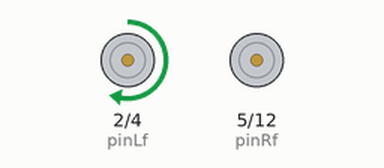
A sketch run on a simulated ESP32. On the bench: motor-driver pin pairs drawn as motors (green arrow = first pin HIGH = forward, orange = second pin HIGH = backward, longer = more drive).

Above: at 5.0 s.
At 15.0 s:
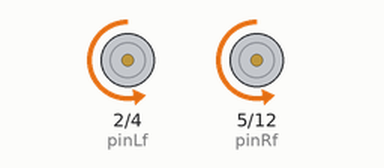
At 25.0 s:
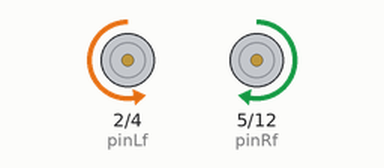
At 40.0 s:
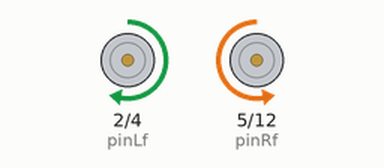
Timing chart, 0 to 52.0 s (numbered marks = the images above):
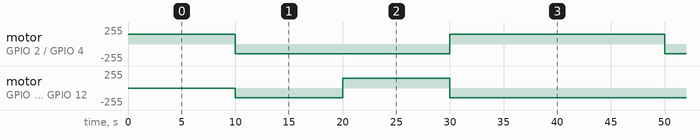

The sketch:

2W_car_speed_control.ino
```cpp
/*
  Vehicle Drive  -  by Rahul Sharma for Yolabs
  https://www.yolabs.in

  This code is to move the vehicle in front, back, left and right

   This code also helps in controling the speed

  This code deploys four pins D2,D4,D5 and D12


  https://www.yolabs.in
*/


 int pinLf = 2; //  For left motor to turn forward
 int pinLb = 4; //  for left motor to turn backward
 int pinRf = 5; // for rigtt motor to turn forward
 int pinRb = 12; // for right motor to turn backward

 int Speed = 150;

// the setup function runs once when you press reset or power the board

void setup() {
 ledcAttachPin(pinLf,0);
 ledcAttachPin(pinLb,1);
 ledcAttachPin(pinRf,2);
 ledcAttachPin(pinRb,3);

 // setup all the channlel

 ledcSetup(0,5000,8); // 0 channel, 5000 freq, 8 byte resolution
 ledcSetup(1,5000,8);
 ledcSetup(2,5000,8);
 ledcSetup(3,5000,8);

}
// the loop function runs over and over again forever
void loop() {
  forward() ;      // Move forward
  delay(10000);   // wait for given seconds
  backward();    // move backward
  delay(10000);  // wait for given seconds
  left();    // move backward
  delay(10000);  // wait for given seconds
  right();    // move backward
  delay(10000);  // wait for given seconds

}
void forward() {
  ledcWrite(0, Speed);
  ledcWrite(1, 0);
  ledcWrite(pinRf, Speed);
  ledcWrite(pinRb, 0);

}

void backward() {
  ledcWrite(0, 0);
  ledcWrite(1, Speed);
  ledcWrite(2, 0);
  ledcWrite(3, Speed);

}

void left() {
  ledcWrite(0, 0);
  ledcWrite(1, Speed);
  ledcWrite(2, Speed);
  ledcWrite(3, 0);

}
void right() {
  ledcWrite(0, Speed);
  ledcWrite(1, 0);
  ledcWrite(2, 0);
  ledcWrite(3, Speed);

}
```

Measured:
- by itself, motor on GPIO 2 (pinLf) / GPIO 4 (pinLb): repeats every 40.0 s: backward 149/255 20.0 s, forward 149/255 20.0 s
- by itself, motor on GPIO 5 (pinRf) / GPIO 12 (pinRb): repeats every 40.0 s: forward 149/255 10.0 s, backward 149/255 30.0 s
